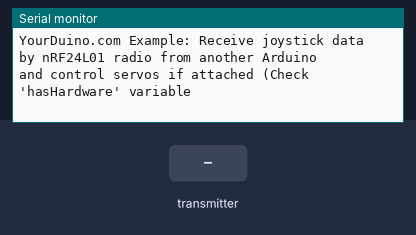
This sketch was run on a simulated Arduino Uno, built with avr-gcc and run on an emulated ATmega328P. Shown: the last lines printed to the serial monitor. Inputs (shaded band) come from the test bench. No radio packets arrive unless stated.

Above: at 1.2 s.
1.3 s: the transmitter starts sending _micros = 0
At 1.37 s:
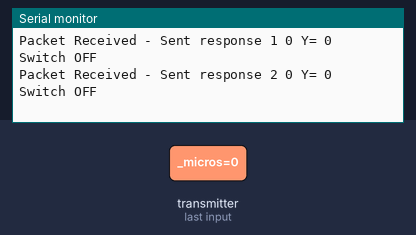
2.8 s: the transmitter starts sending switchOn = 1
At 2.87 s:
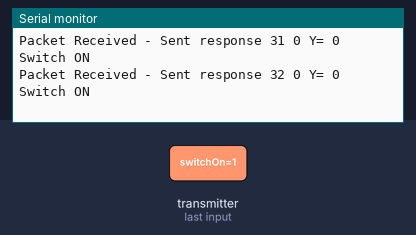
4.3 s: the transmitter starts sending Xposition = 0
5.8 s: the transmitter starts sending Yposition = 0
8.8 s: the transmitter starts sending _micros = 256
11.8 s: the transmitter starts sending switchOn = 0
At 11.81 s:
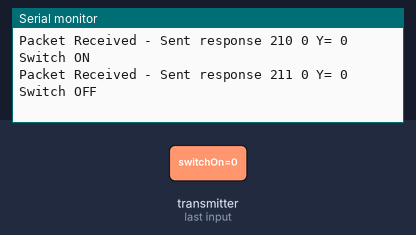

The sketch:

pilot.ino
```cpp
/* YourDuinoStarter Example: nRF24L01 Radio remote control of servos by joystick
  - WHAT IT DOES
   Joystick on other Arduino communicates by nRF25L01 Radio to
   this Arduino with 2 pan-tilt servos
   SEE: The variable 'hasHardware'. You can test without servos and later set hasHardware = true;
        You NEED separate Servo power, not USB. YourDuino RoboRED has built in 2A power for servos
  - SEE the comments after "//" on each line below
  - CONNECTIONS:
   - nRF24L01 Radio Module: See http://arduino-info.wikispaces.com/Nrf24L01-2.4GHz-HowTo
   1 - GND
   2 - VCC 3.3V !!! NOT 5V
   3 - CE to Arduino pin 7
   4 - CSN to Arduino pin 8
   5 - SCK to Arduino pin 13
   6 - MOSI to Arduino pin 11
   7 - MISO to Arduino pin 12
   8 - UNUSED

  - V2.12 02/08/2016
   - Uses the RF24 Library by TMRH20 and Maniacbug: https://github.com/TMRh20/RF24 (Download ZIP)
   Questions: terry@yourduino.com */

/*-----( Import needed libraries )-----*/
#include <SPI.h>   // Comes with Arduino IDE
#include "RF24.h"  // Download and Install (See above)
#include "printf.h" // Needed for "printDetails" Takes up some memory
// NEED the SoftwareServo library installed
// http://playground.arduino.cc/uploads/ComponentLib/SoftwareServo.zip
//#include <SoftwareServo.h>  // Regular Servo library creates timer conflict!
/*-----( Declare Constants and Pin Numbers )-----*/
#define  CE_PIN  8   // The pins to be used for CE and SN
#define  CSN_PIN 7

#define ServoHorizontalPIN 4   //Pin Numbers for servos and laser/LED
#define ServoVerticalPIN   5
#define LaserPIN           6

#define ServoMIN_H  30  // Don't go to very end of servo travel
#define ServoMAX_H  150 // which may not be all the way from 0 to 180.
#define ServoMIN_V  30  // Don't go to very end of servo travel
#define ServoMAX_V  150 // which may not be all the way from 0 to 180

/*-----( Declare objects )-----*/
/* Hardware configuration: Set up nRF24L01 radio on SPI bus plus (usually) pins 7 & 8 (Can be changed) */
RF24 radio(CE_PIN, CSN_PIN);

/*
SoftwareServo HorizontalServo;
SoftwareServo VerticalServo;  // create servo objects to control servos
*/
/*-----( Declare Variables )-----*/
byte addresses[][6] = {"1Node", "2Node"}; // These will be the names of the "Pipes"

// Allows testing of radios and code without servo hardware. Set 'true' when servos connected
boolean hasHardware = false;  // Allows testing of radios and code without Joystick hardware.
//boolean hasHardware = true;

int HorizontalJoystickReceived; // Variable to store received Joystick values
int HorizontalServoPosition;    // variable to store the servo position

int VerticalJoystickReceived;   // Variable to store received Joystick values
int VerticalServoPosition;      // variable to store the servo positio

/**
  Create a data structure for transmitting and receiving data
  This allows many variables to be easily sent and received in a single transmission
  See http://www.cplusplus.com/doc/tutorial/structures/
*/
struct dataStruct {
  unsigned long _micros;  // to save response times
  int Xposition;          // The Joystick position values
  int Yposition;
  bool switchOn;          // The Joystick push-down switch
} myData;                 // This can be accessed in the form:  myData.Xposition  etc.


unsigned long receivedPackCount = 0;

void setup()   /****** SETUP: RUNS ONCE ******/
{
  Serial.begin(115200);   // MUST reset the Serial Monitor to 115200 (lower right of window )
  // NOTE: The "F" in the print statements means "unchangable data; save in Flash Memory to conserve SRAM"
  Serial.println(F("YourDuino.com Example: Receive joystick data by nRF24L01 radio from another Arduino"));
  Serial.println(F("and control servos if attached (Check 'hasHardware' variable"));
  printf_begin(); // Needed for "printDetails" Takes up some memory
  /*-----( Set up servos )-----*/
  if (hasHardware)
  {
    /*HorizontalServo.attach(ServoHorizontalPIN);  // attaches the servo to the servo object
    VerticalServo.attach(ServoVerticalPIN);*/
  }

  radio.begin();          // Initialize the nRF24L01 Radio
  radio.setChannel(108);  // 2.508 Ghz - Above most Wifi Channels
  radio.setDataRate(RF24_250KBPS); // Fast enough.. Better range

  // Set the Power Amplifier Level low to prevent power supply related issues since this is a
  // getting_started sketch, and the likelihood of close proximity of the devices. RF24_PA_MAX is default.
  // PALevelcan be one of four levels: RF24_PA_MIN, RF24_PA_LOW, RF24_PA_HIGH and RF24_PA_MAX
  radio.setPALevel(RF24_PA_LOW);
  //   radio.setPALevel(RF24_PA_MAX);

  // Open a writing and reading pipe on each radio, with opposite addresses
  radio.openWritingPipe(addresses[1]);
  radio.openReadingPipe(1, addresses[0]);

  // Start the radio listening for data
  radio.startListening();
  radio.printDetails(); //Uncomment to show LOTS of debugging information
}//--(end setup )---


void loop()   /****** LOOP: RUNS CONSTANTLY ******/
{

  if ( radio.available())
  {

    while (radio.available())   // While there is data ready to be retrieved from the receive pipe
    {
      radio.read( &myData, sizeof(myData) );             // Get the data
    }

   // radio.stopListening();                             // First, stop listening so we can transmit
    //radio.write( &myData, sizeof(myData) );
    /*if (!radio.write( &myData, sizeof(myData) )) {         // Send the received data back.
      Serial.println(F("Transmit failed "));
    }*/

   // radio.startListening();                              // Now, resume listening so we catch the next packets.
    receivedPackCount++;

    Serial.print(F("Packet Received - Sent response "));  // Print the received packet data
    Serial.print(receivedPackCount);

    Serial.print(" ");
    //Serial.print(myData._micros);
    //Serial.print(F("uS X= "));
    Serial.print(myData.Xposition);
    Serial.print(F(" Y= "));
    Serial.print(myData.Yposition);
    if ( myData.switchOn == 1)
    {
      Serial.println(F(" Switch ON"));
    }
    else
    {
      Serial.println(F(" Switch OFF"));
    }

  } // END radio available

  if (hasHardware)
  {
    /*-----( Calculate servo position values, send to the servos )-----*/
    /*
     SoftwareServo::refresh();//refreshes servo to keep them updating
     HorizontalJoystickReceived  = myData.Xposition;  // Get the values received
     VerticalJoystickReceived    = myData.Yposition;

     // scale it to use it with the servo (value between MIN and MAX)
     HorizontalServoPosition  = map(HorizontalJoystickReceived, 0, 1023, ServoMIN_H , ServoMAX_H);
     VerticalServoPosition    = map(VerticalJoystickReceived,   0, 1023, ServoMIN_V , ServoMAX_V);

     // tell servos to go to position
     HorizontalServo.write(HorizontalServoPosition);
     VerticalServo.write(VerticalServoPosition);*/
  } // END hasHardware
}//--(end main loop )---

/*-----( Declare User-written Functions )-----*/

// NONE YET
//*********( THE END )***********
```

Measured:
- after the input at 1.3 s, the serial monitor: prints a new line at once (image 1)
- after the input at 2.8 s, the serial monitor: prints a new line at once (image 2)
